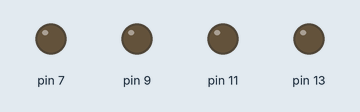
Bench run of a sketch on a simulated Arduino Uno, built with avr-gcc and run on an emulated ATmega328P. On the bench: output pins drawn as LEDs (lit = HIGH).

Above: at 0.5 s.
At 1.5 s:
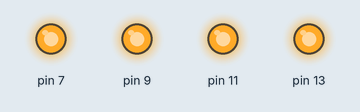
At 2.5 s:
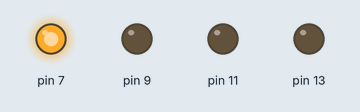
At 3.5 s:
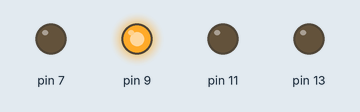
Timing chart, 0 to 5.2 s (numbered marks = the images above):
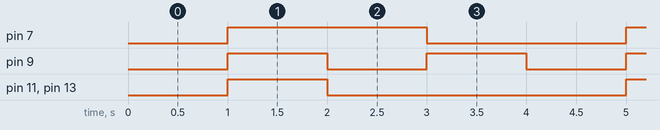

Measured:
- by itself, pin 7: alternates HIGH for 2.0 s and LOW for 2.0 s
- by itself, pin 9: alternates HIGH for 1.0 s and LOW for 1.0 s
- by itself, pin 11, pin 13: alternates HIGH for 1.0 s and LOW for 3.0 s

The sketch:

dc__driver.ino
```cpp
int left_ccw=7;
int left_ena=11;
int right_ccw=9;
int right_ena=13;
int echo_pin=3;
int trig_pin=5;

void setup() {
  pinMode(7,OUTPUT);
 pinMode(9,OUTPUT);
 pinMode(11,OUTPUT);
pinMode(13,OUTPUT);
//11,7왼쪽
//13,9오른쪽
}

void loop() {
//앞
digitalWrite(11,LOW);
digitalWrite(13,LOW);
digitalWrite(7,LOW);
digitalWrite(9,LOW);
delay(1000);
//스탑
digitalWrite(11,HIGH);
digitalWrite(13,HIGH);
digitalWrite(7,HIGH);
digitalWrite(9,HIGH);
delay(1000);
//좌회전
digitalWrite(11,LOW);
digitalWrite(13,LOW);
digitalWrite(7,HIGH);
digitalWrite(9,LOW);
delay(1000);
//우회전
digitalWrite(11,LOW);
digitalWrite(13,LOW);
digitalWrite(7,LOW);
digitalWrite(9,HIGH);
delay(1000);

}
```
